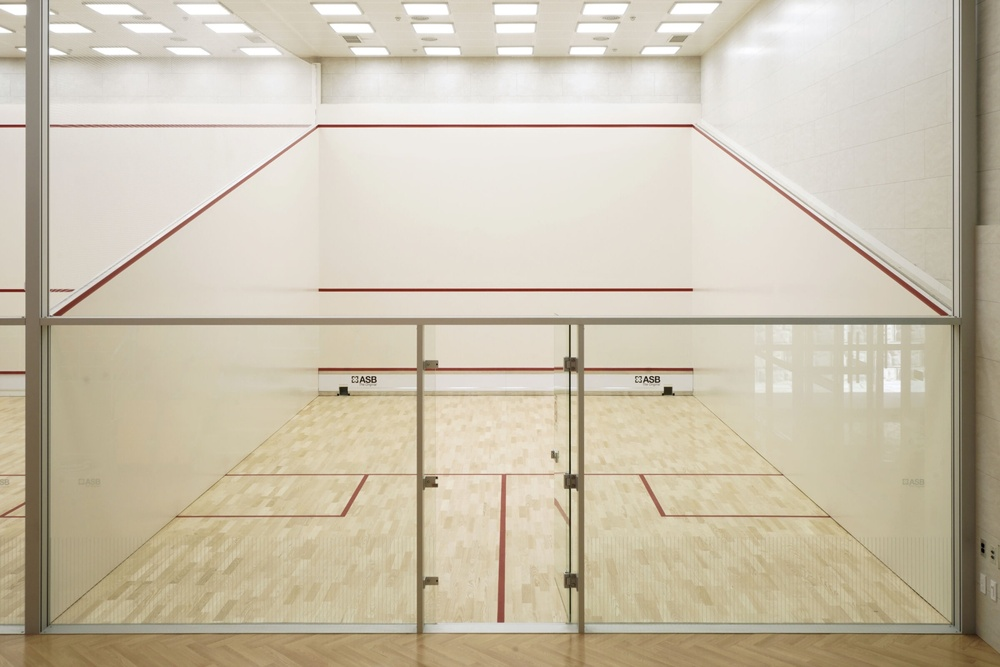
#> input picture cv-module/digitization/detection-tracking/court-detection/implementation/court-images/squash_court_side.jpeg, 1000 x 667 px, shrunk from 2400 x 1601 before the run
$ python -i convert_to_yolo.py   (imports and definitions only)
#> lines starting #> are read from the running program, lines starting #| are printed output that depends on the picture
import os
import pandas as pd
import shutil
from PIL import Image

# Define dataset directories
dataset_dir = "yolo_dataset"
train_dir = os.path.join(dataset_dir, "train")
test_dir = os.path.join(dataset_dir, "test")

train_images = os.path.join(train_dir, "images")
train_labels = os.path.join(train_dir, "labels")
test_images = os.path.join(test_dir, "images")
test_labels = os.path.join(test_dir, "labels")

# Ensure directories exist
# [2 lines not run here, left out]

csv_path = "/Users/youssef/Documents/Thesis/Thesis-1/datasets-master/tboxes.csv"
images_dir = "/Users/youssef/Documents/Thesis/Thesis-1/datasets-master"

# Load CSV and remove nulls
# [1 line that did not run here, left out]
# [1 line that did not run here, left out]

# Shuffle dataset for randomness
# [1 line that did not run here, left out]

# [1 line that did not run here, left out]
# [1 line that did not run here, left out]
# [1 line that did not run here, left out]


def normalize(value, max_value):
    return value / max_value


def process_data(data, images_output, labels_output):
    processed_images, missing_images = 0, 0

    for index, row in data.iterrows():
        img_path = os.path.abspath(os.path.join(images_dir, row["filename"]))
        print(img_path)

        if not os.path.exists(img_path):
            print(f"Skipping {row['filename']}: File not found")
            missing_images += 1
            continue

        try:
            img = Image.open(img_path)
            img_width, img_height = img.size
        except Exception as e:
            print(f"Skipping {row['filename']}: Cannot open image ({e})")
            missing_images += 1
            continue

        # Raw keypoints (absolute pixel positions)
        keypoints_abs = [
            (row["tl.x"], row["tl.y"]),
            (row["tr.x"], row["tr.y"]),
            (row["br.x"], row["br.y"]),
            (row["bl.x"], row["bl.y"]),
        ]

        # Get bounding box from keypoints
        xs, ys = zip(*keypoints_abs)
        x_min, x_max = min(xs), max(xs)
        y_min, y_max = min(ys), max(ys)

        bbox_center_x = (x_min + x_max) / 2
        bbox_center_y = (y_min + y_max) / 2
        bbox_width = x_max - x_min
        bbox_height = y_max - y_min

        # Normalize bounding box
        center_x = normalize(bbox_center_x, img_width)
        center_y = normalize(bbox_center_y, img_height)
        width = normalize(bbox_width, img_width)
        height = normalize(bbox_height, img_height)

        # Start constructing label line
        kpt_line = [
            "0",
            f"{center_x:.6f}",
            f"{center_y:.6f}",
            f"{width:.6f}",
            f"{height:.6f}",
        ]

        # Normalize and add keypoints
        for x, y in keypoints_abs:
            x_norm = normalize(x, img_width)
            y_norm = normalize(y, img_height)
            v = 2
            kpt_line.extend([f"{x_norm:.6f}", f"{y_norm:.6f}", str(v)])

        label_filename = os.path.splitext(os.path.basename(img_path))[0] + ".txt"
        label_path = os.path.join(labels_output, label_filename)
        with open(label_path, "w") as f:
            f.write(" ".join(kpt_line))

        shutil.copy(img_path, os.path.join(images_output, os.path.basename(img_path)))
        processed_images += 1

    print(
        f"✅ Processed {processed_images} images, ⚠️ Skipped {missing_images} missing images"
    )


# [2 lines not run here, left out]

# Create data.yml file
data_yaml_content = f"""
train: {os.path.abspath(train_images)}
val: {os.path.abspath(test_images)}

nc: 1
kpt_shape: [4, 3]  # 4 keypoints, each with (x, y, v)
names: ["object"]
kp_names: ["top-left", "top-right", "bottom-right", "bottom-left"]
"""

# [4 lines not run here, left out]

>>> import cv2
>>> picture = cv2.imread('../court-images/squash_court_side.jpeg', cv2.IMREAD_GRAYSCALE)
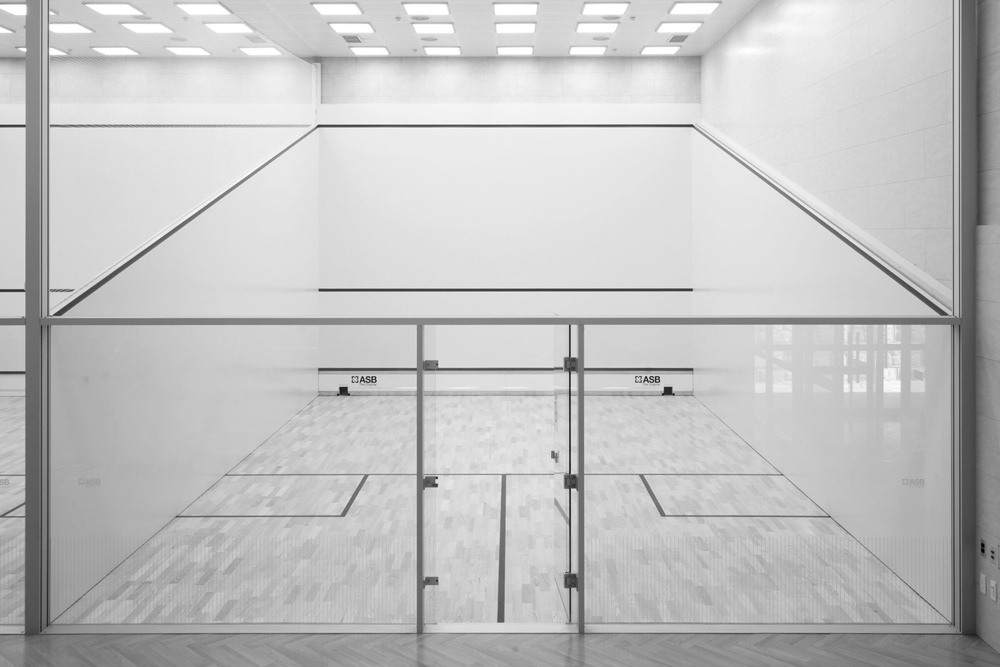
#> picture: shape (667, 1000); min 0, max 255, mean 194
>>> result = process_data(picture, 'out.png', 'out1.png')
#> (the run stopped early here; a loop or call above may not have finished)

$ run again, on cv-module/digitization/detection-tracking/court-detection/implementation/court-images/court1.png
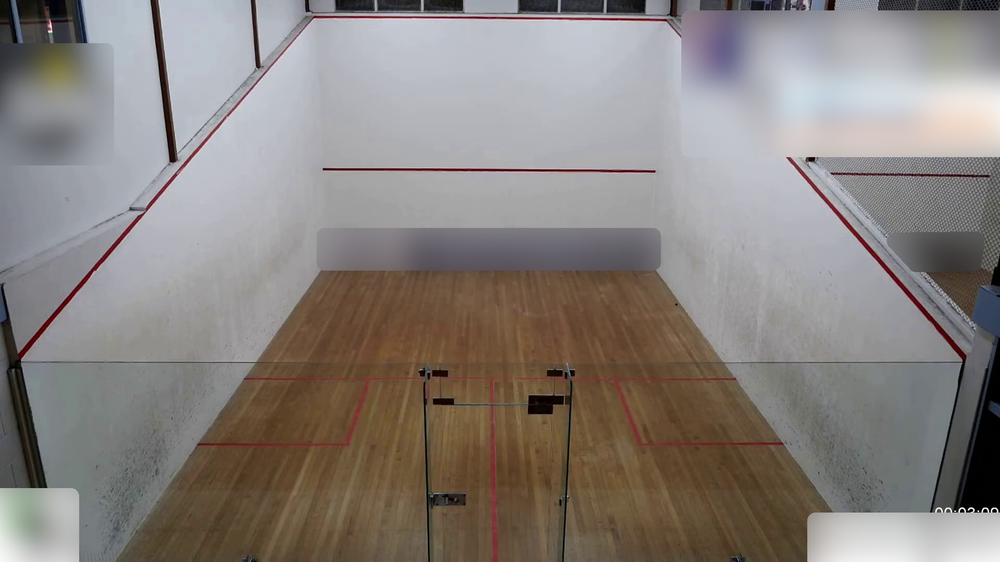
#> input picture cv-module/digitization/detection-tracking/court-detection/implementation/court-images/court1.png, 1000 x 562 px, shrunk from 1920 x 1080 before the run
#> `picture = cv2.imread('../court-images/squash_court_side.jpeg', cv2.IMR..`:
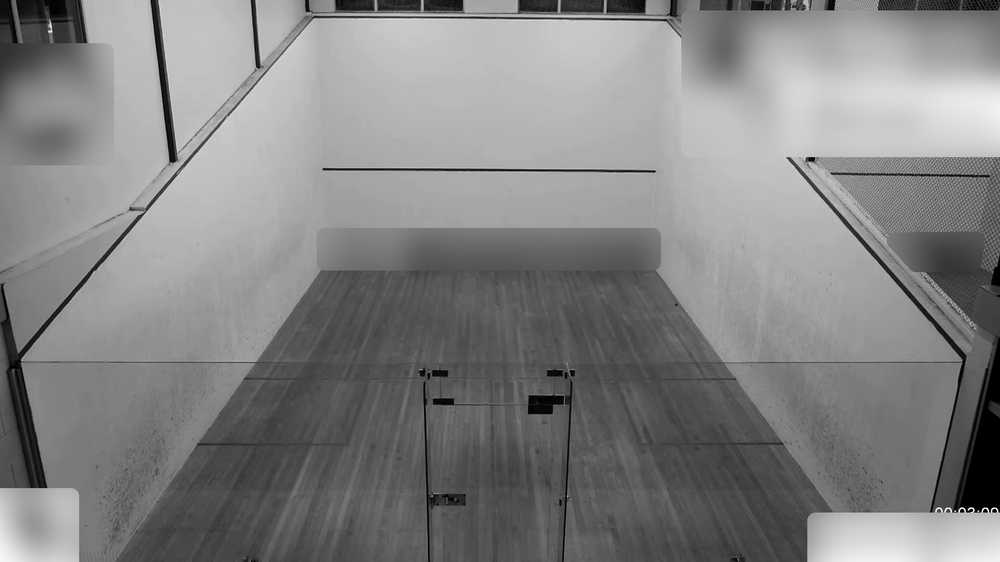
#> picture: shape (562, 1000); min 0, max 255, mean 130.9
